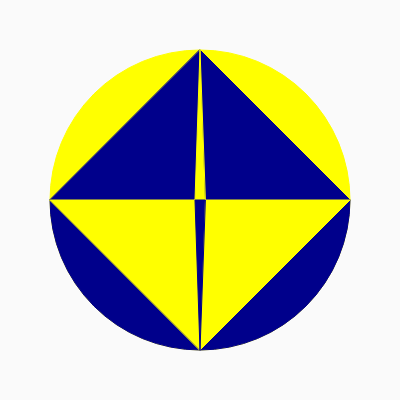
Frame 1 (no input)
Frame 60 (no input): identical to frame 1, image omitted
Frame 120 (the mouse pressed at the canvas centre since frame 60): identical to frame 1, image omitted

The p5.js sketch that drew this single still picture (run headless with seeded random() and noise() and a simulated clock; from frame 60 on, the mouse is pressed at the canvas centre):

// p5.js sketch
// ── sketch.js
function preload(){
  // preload assets
}

function setup() {
  createCanvas(400, 400);
}

function draw() {
  background(250);

 stroke(255,255,0);
 fill(255,255,0);
 circle(200,200,300);

 stroke(0,0,139)
 fill(0,0,139);
 arc(200,200,
     300,300,
     Math.PI/180*0,
     Math.PI/180*180,
     PIE 
     );

  triangle(50,200,350,200,200,50)

  stroke(255,255,0)
  fill(255,255,0)
  triangle(50,200,350,200,200,350)

  triangle(200,50,195,200,205,200)

  stroke(0,0,139)
  fill(0,0,139)
  triangle(200,350,195,200,205,200)
 

}
